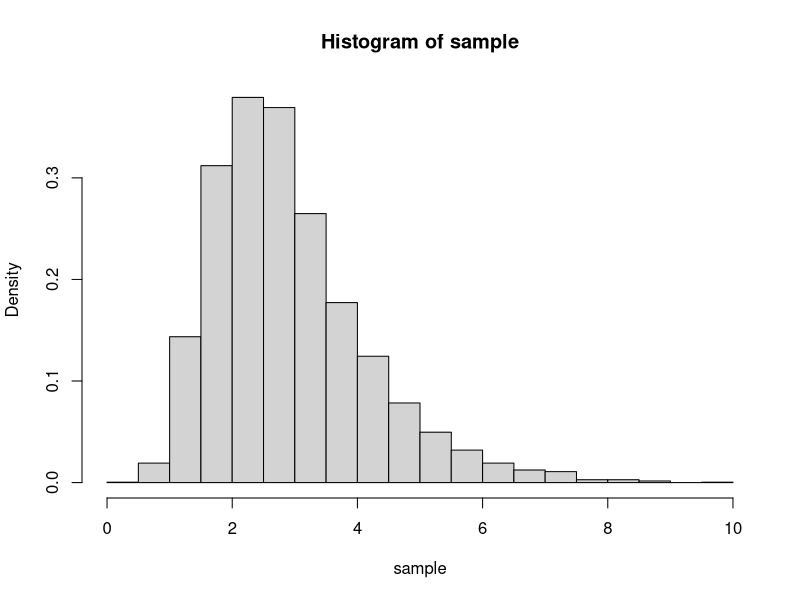

This figure's R source:
#______________________________________
# MATD46 - Estatística Computacional A
# Prof. Jalmar Carrasco
#______________________________________

# Maximização da função de verosimilhança

rEE <- function(n,theta){
  alpha <- theta[1]
  lambda <- theta[2]
  u <- runif(n,0,1)
  aux <- log(1-(u^(1/alpha)))
  x <- (-1/lambda)*aux
  return(x)
}

sample <- rEE(n=5000,theta=c(10,1))
hist(sample,prob=T)

dEE <- function(x,theta,log=FALSE){
  alpha <- theta[1]
  lambda <- theta[2]
  aux1 <- exp(-lambda*x)
  aux2 <- (1-aux1)^(alpha-1)
  fun <- alpha*lambda*aux1*aux2
  if(log==TRUE){return(log(fun))}else{return(fun)}
}

lvero.EE <- function(theta,x){
  alpha <- theta[1]
  lambda <- theta[2]
  func <- dEE(x=x,theta=theta,log=TRUE)
  return(-sum(func))
}

op <- optim(par=c(5,2),fn=lvero.EE,method="BFGS",x=sample)
